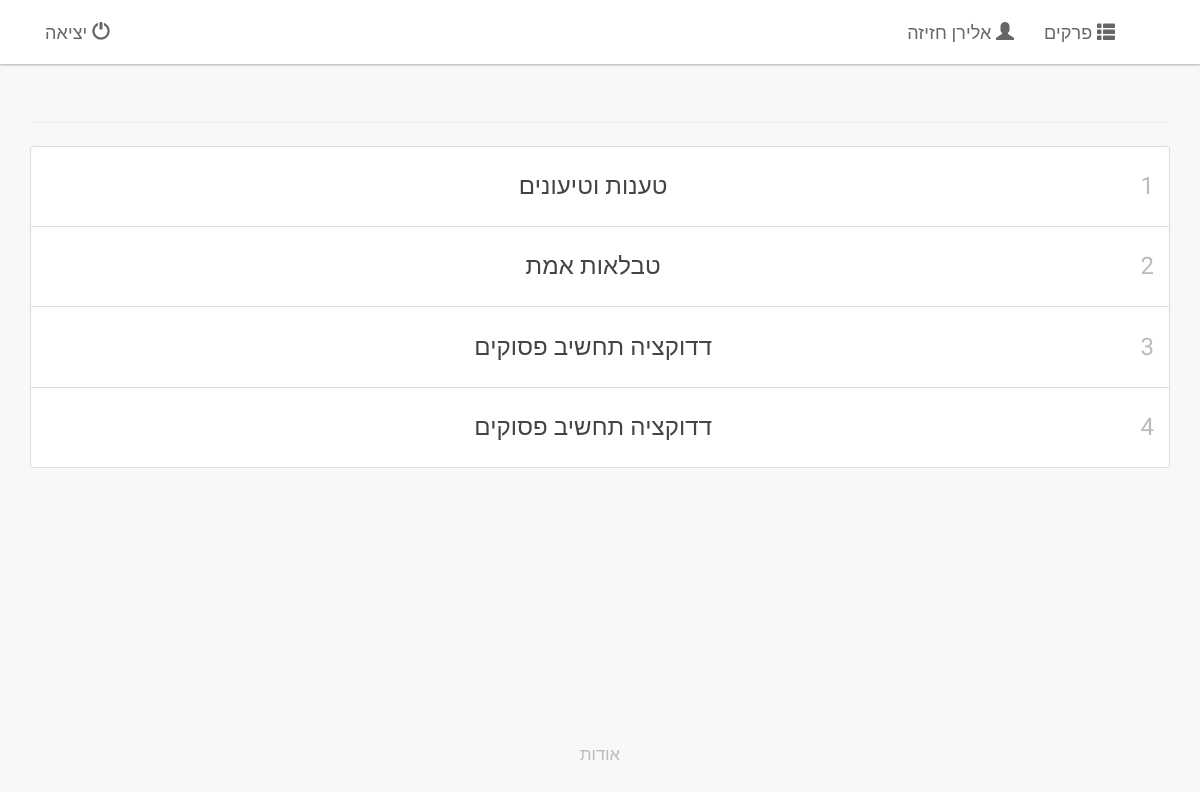
Page /frege/ (signed in) on the committed database.
### logic/models.py (models this page shows, shortened)
class Chapter(models.Model):
    number = models.PositiveIntegerField(verbose_name='מספר', unique=True)
    title = models.CharField(verbose_name='כותרת', max_length=30)
    def num_questions(self):
        return Question._count(chapter__number=self.number)
    num_questions.short_description = 'מספר שאלות'
    class Meta:
        verbose_name = 'פרק'
        verbose_name_plural = 'פרקים'
        ordering = ['number']

### logic/views.py (the view)
class IndexView(LoginRequiredMixin, generic.ListView):
    template_name = 'logic/index.html'
    def get_queryset(self):
        return Chapter.objects.all()
    def dispatch(self, request):
        ip = request.META['HTTP_X_FORWARDED_FOR'] if 'HTTP_X_FORWARDED_FOR' in request.META else None
        agent = request.META['HTTP_USER_AGENT'] if 'HTTP_USER_AGENT' in request.META else None
        if ip and agent:
            print 'USER', request.user, 'IP', ip, 'AGENT', agent
        return super(IndexView, self).dispatch(request)

### logic/models.py (called while the page is built)
def _concrete_sub_classes(cls):
    subs = []
    for sub in cls.__subclasses__():
        if sub._meta.abstract:
            subs.extend(_concrete_sub_classes(sub))
        else:
            subs.append(sub)
    return subs

    @classmethod
    def _filter(cls, **kwargs):
        return cls._sub_func('filter', **kwargs)

    @classmethod
    def _count(cls, **kwargs):
        return len(cls._filter(**kwargs))

    @classmethod
    def _sub_func(cls, func_name, **kwargs):
        concretes = _concrete_sub_classes(cls)
        all_obj = []
        for c in concretes:
            all_obj.extend(getattr(c.objects, func_name)(**kwargs))
        return all_obj

### logic/templates/logic/index.html (shortened to what this page needs)
{% extends "logic/base.html" %}
{% block content %}
{% if chapter_list %}
    <div class="container">
    <div class="page-header">
    </div>
    <div class="list-group">
    {% for chapter in chapter_list %}
        {% if chapter.num_questions > 0 %}
        <a class="list-group-item text-center" href="{% url 'logic:chapter' chapter.number %}">
        <span class="pull-right"><h4 class="text-muted">{{ chapter.number }}</h4></span>
        <h4>{{ chapter.title }}</h4>
        </a>
        {% endif %}
    {% endfor %}
    </div>
    </div>
{% else %}
    <p>No chapters are available.</p>
{% endif %}
{% endblock content %}

### logic/templates/logic/base.html (shortened to what this page needs)
{% extends "logic/basic_base.html" %}
{% block body_content %}
    <nav class="navbar navbar-default navbar-fixed-top noselect" style="background-color: rgba(255,255,255,0.9);">
      <div class="container">
        <div id="navbar" class="navbar-collapse collapse">
          <ul class="nav navbar-nav pull-right">
            <li><a href="#contact"><span class="glyphicon glyphicon-user"></span> {% firstof user.get_full_name user.get_username %}</a></li>
            <li><a href="{% url 'logic:index'%}"><span class="glyphicon glyphicon-th-list"></span> פרקים</a></li>
          </ul>
          <ul class="nav navbar-nav pull-left">
            <li><a href="{% url 'logout'%}"><span class="glyphicon glyphicon-off"></span> יציאה</a></li>
          </ul>
        </div>
      </div>
    </nav>
{% block content %}
{% endblock content %}
{% endblock body_content %}

### logic/templates/logic/basic_base.html (shortened to what this page needs)
{% load staticfiles %}
<!DOCTYPE html>
<html dir="rtl" lang="he">
  <head>
    <link href="{% static 'logic/bootstrap/css/bootstrap.min.css'%}" rel="stylesheet">
    <link href="{% static 'logic/bootstrap/css/bootstrap-paper.min.css'%}" rel="stylesheet">
    <link href="{% static 'logic/css/mycss.min.css'%}" rel="stylesheet" media="screen">
  </head>
  <body role="document">
{% block body_content %}
{% endblock %}
    <footer class="footer noselect">
        <p class="text-muted text-center small" id="about">
          <a class="text-muted">אודות</a>
        </p>
    </footer>
  </body>
<html>

### rows in the picture
Chapter: number "1", title "טענות וטיעונים"
Chapter: number "2", title "טבלאות אמת"
Chapter: number "3", title "דדוקציה תחשיב פסוקים"
Chapter: number "4", title "דדוקציה תחשיב פסוקים"
